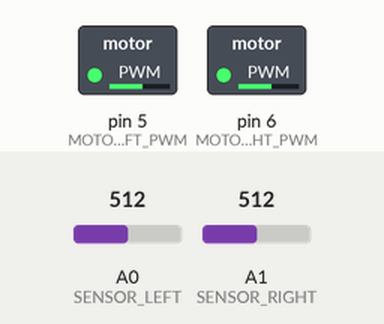
A sketch run on a simulated Arduino Uno, built with avr-gcc and run on an emulated ATmega328P. Shown: switched loads named in the sketch (green lamp = pin HIGH). Inputs (shaded band) come from the test bench; at power-on: A0 (SENSOR_LEFT) = 512, A1 (SENSOR_RIGHT) = 512.

Above: at 1.2 s.
1.3 s: A0 (SENSOR_LEFT) set to 716
At 2.5 s:
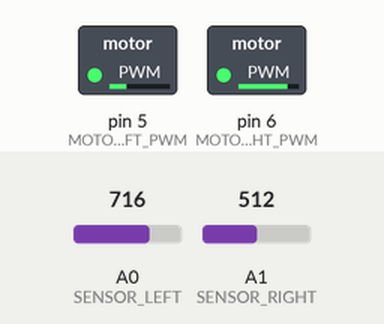
2.8 s: A1 (SENSOR_RIGHT) set to 900
At 3.6 s:
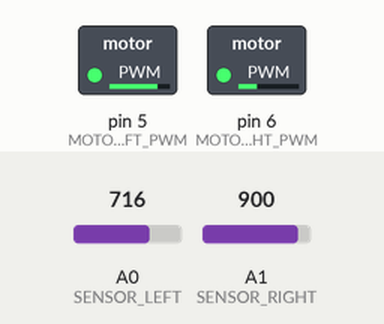
4.5 s: A0 (SENSOR_LEFT) set to 1023
7.5 s: A1 (SENSOR_RIGHT) set to 511
At 8.3 s:
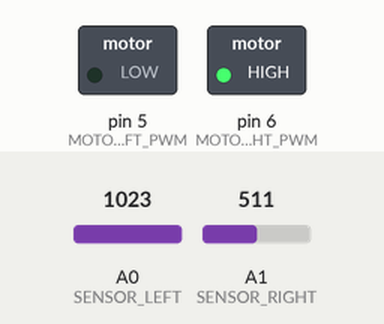
9.0 s: A0 (SENSOR_LEFT) set to 306
10.6 s: A0 (SENSOR_LEFT) set to 0
At 11.8 s:
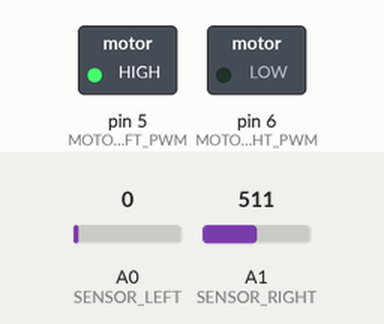
Timing chart, 0 to 13.1 s (numbered marks = the images above; inputs shaded):
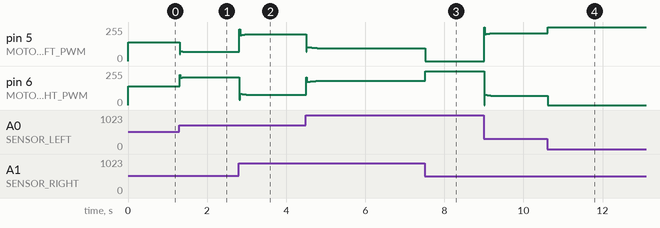

The sketch:

tinkercad_arduino_pid_line_follower.ino
```cpp
// Progree Robotics & Automation - Task 2
// Arduino Closed-Loop PID Line Follower Controller (Tinkercad Compatible)

const int SENSOR_LEFT = A0;
const int SENSOR_RIGHT = A1;
const int MOTOR_LEFT_PWM = 5;
const int MOTOR_RIGHT_PWM = 6;
const int BASE_SPEED = 140;

float Kp = 3.2;
float Ki = 0.05;
float Kd = 1.2;

float prevError = 0.0;
float integral = 0.0;

void setup() {
  pinMode(SENSOR_LEFT, INPUT);
  pinMode(SENSOR_RIGHT, INPUT);
  pinMode(MOTOR_LEFT_PWM, OUTPUT);
  pinMode(MOTOR_RIGHT_PWM, OUTPUT);
  Serial.begin(9600);
}

void loop() {
  int valLeft = analogRead(SENSOR_LEFT);
  int valRight = analogRead(SENSOR_RIGHT);

  float error = (float)(valRight - valLeft) / 10.23;

  integral += error;
  integral = constrain(integral, -100.0, 100.0);
  float derivative = error - prevError;
  prevError = error;

  float correction = (Kp * error) + (Ki * integral) + (Kd * derivative);

  int leftMotorSpeed = constrain(BASE_SPEED + correction, 0, 255);
  int rightMotorSpeed = constrain(BASE_SPEED - correction, 0, 255);

  analogWrite(MOTOR_LEFT_PWM, leftMotorSpeed);
  analogWrite(MOTOR_RIGHT_PWM, rightMotorSpeed);
  delay(20);
}
```

Measured:
- after the input at 1.3 s, pin 5 (MOTOR_LEFT_PWM): 140/255 → 71/255 at once; pin 6 (MOTOR_RIGHT_PWM): 140/255 → 208/255 at once
- after the input at 7.5 s, pin 5 (MOTOR_LEFT_PWM): 96/255 → 0/255 at once; pin 6 (MOTOR_RIGHT_PWM): 183/255 → 255/255 at once
- after the input at 10.6 s, pin 5 (MOTOR_LEFT_PWM): 209/255 → 255/255 at once; pin 6 (MOTOR_RIGHT_PWM): 70/255 → 0/255 at once
